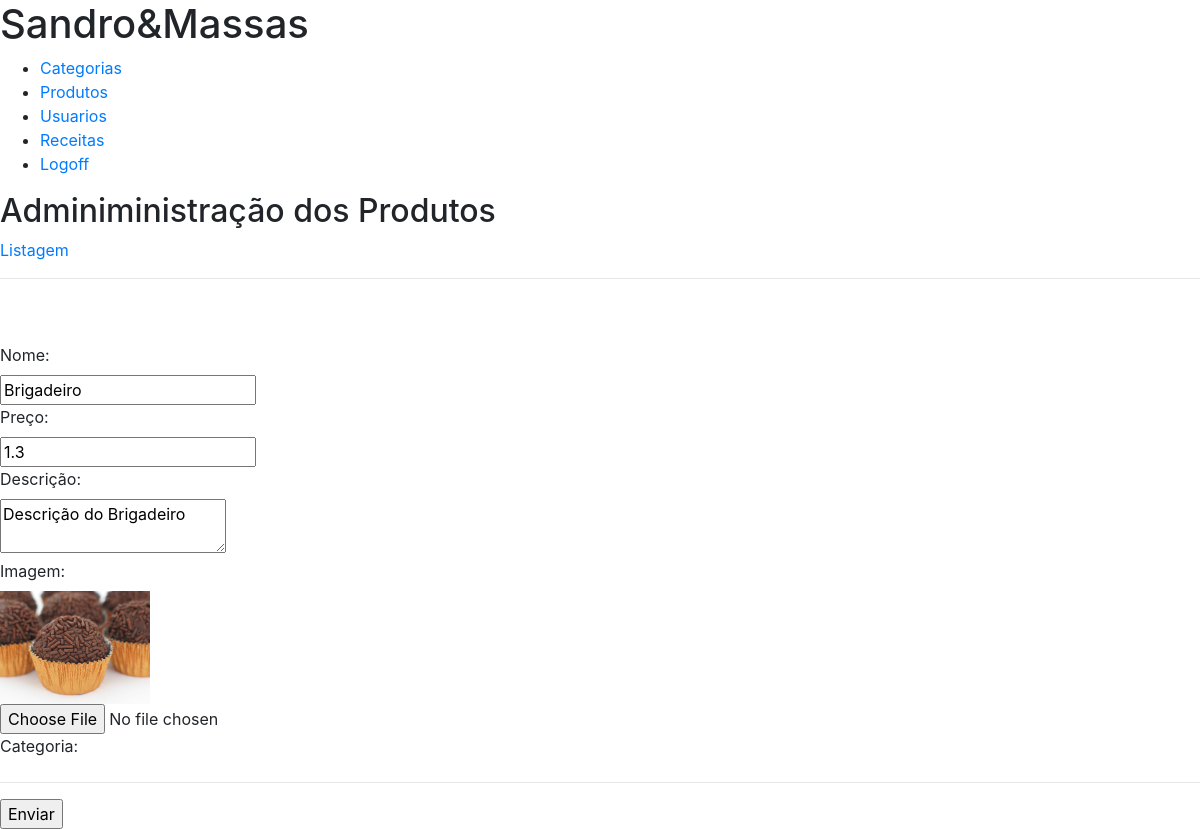
Screenshot of /admin/produtos-salvar.php?acao=salvar&id=1 with the database file from the repository.
### tables this page shows
CREATE TABLE `produtos` (
  `ProdutoID` int(11) NOT NULL,
  `Nome` varchar(100) NOT NULL,
  `Imagem` varchar(200) NOT NULL,
  `Preco` float NOT NULL,
  `Descricao` longtext NOT NULL,
  `CategoriaID` int(11) NOT NULL
);

### admin/produtos-salvar.php (the view)
<?php
include_once '../includes/_banco.php';
include_once '_head.php';
if (isset($_GET['id']) || !empty($_GET['id'])) {
    $id = $_GET['id'];
    $sql = "SELECT * FROM produtos WHERE ProdutoID = ".$id;
    $resultado = mysqli_query($conn, $sql);
    $dados = mysqli_fetch_array($resultado,MYSQLI_ASSOC);
} else {
    $id = '';
    $dados['Nome']= '';
    $dados['Preco']= '';
    $dados['Descricao']= '';
    $dados['Imagem']= '';
}
include_once '_menu.php';
?>
    <main>
        <h2>Adminiministração dos Produtos</h2>
        <a href="produtos-lista.php">Listagem</a>
        <hr>
        <form action="produtos-processa.php" method="post" enctype="multipart/form-data">
            <input type="hidden" value="salvar" name="acao"><br>
            <input type="hidden" name="id" value="<?php echo $id;?>"><br>
            <label for="nome">Nome:</label><br>
            <input type="text" id="nome" name="nome" value="<?php echo $dados['Nome'];?>"><br>
            <label for="preco">Preço:</label><br>
            <input type="number" id="preco" name="preco" value="<?php echo $dados['Preco']?>"><br>
            <label for="descricao">Descrição:</label><br>
            <textarea name="descricao" id="descricao"><?php echo $dados['Descricao']?></textarea><br>
            <label for="imagem">Imagem:</label><br>
            <?php
            if (!empty($dados['Imagem'])    ){
            ?>
                <img src="../produtos/<?php echo $dados['Imagem']?>" width="150" /><br>
            <?php
            }
            ?>
            <input type="file" name="foto"><br>
            <label for="categoria">Categoria:</label><br>
            <hr>
            <input type="submit" value="Enviar">
        </form>
    </main>
<?php
include_once '_footer.php';
?>

### rows the page displays
produtos: nome "Brigadeiro", preco "1.3", descricao "Descrição do Brigadeiro", Imagem (picture)
